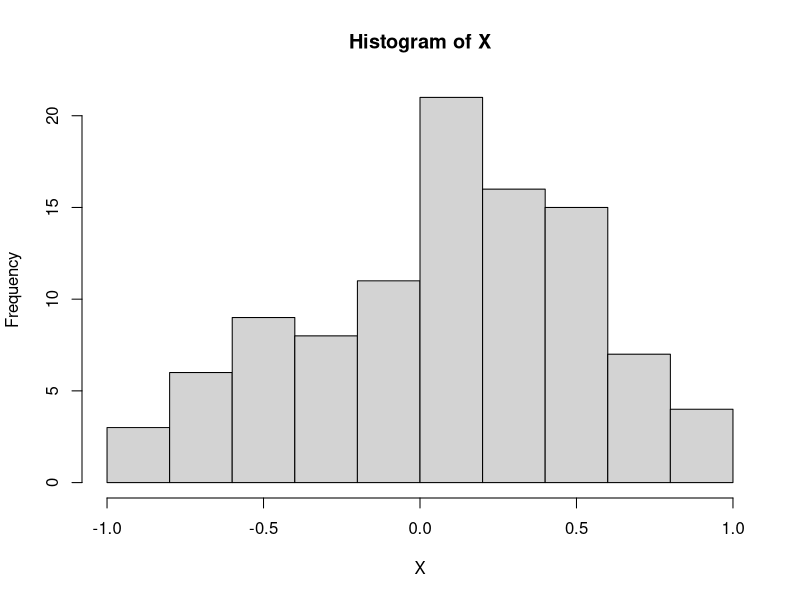
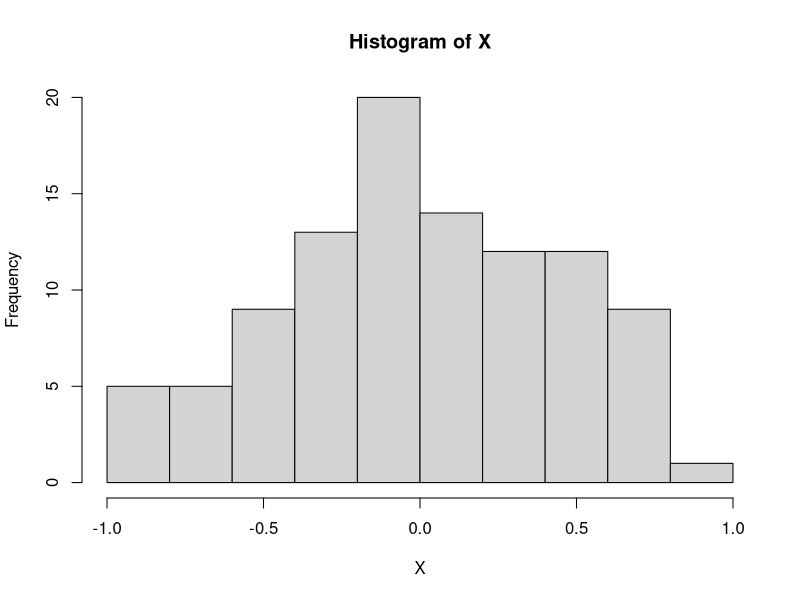
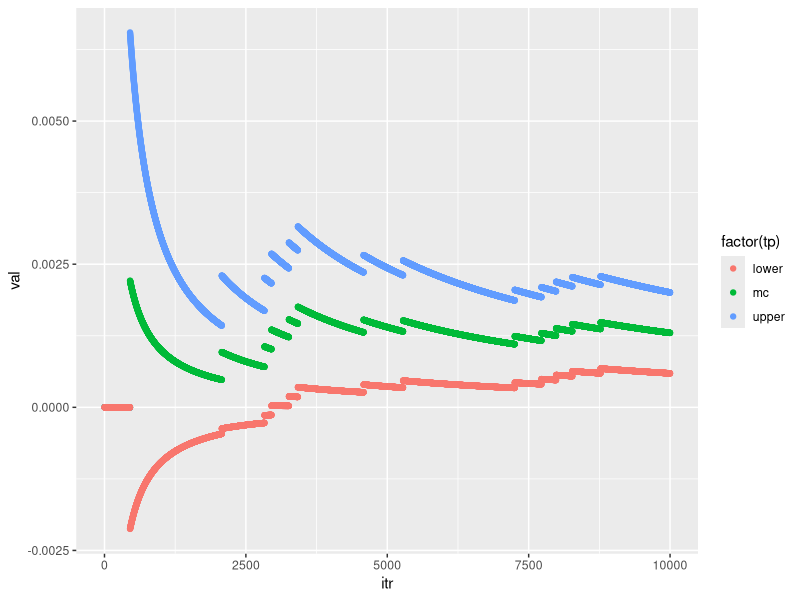
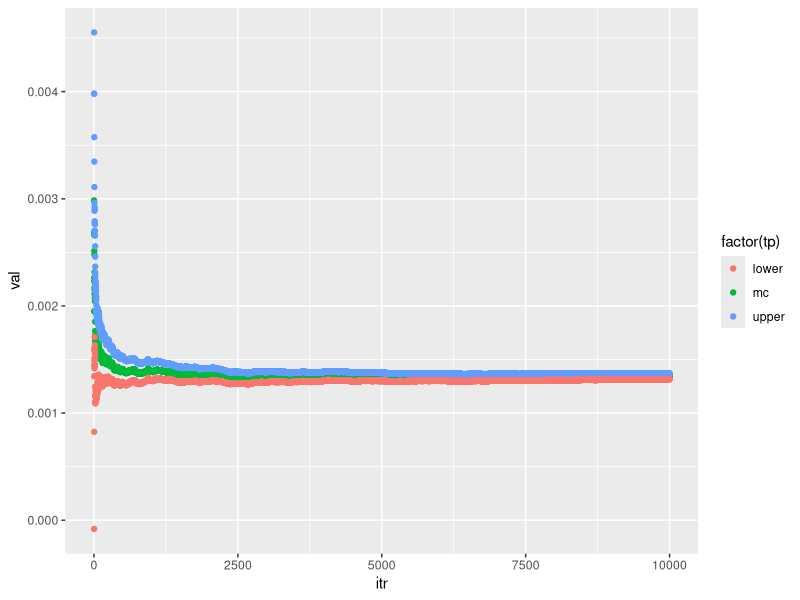
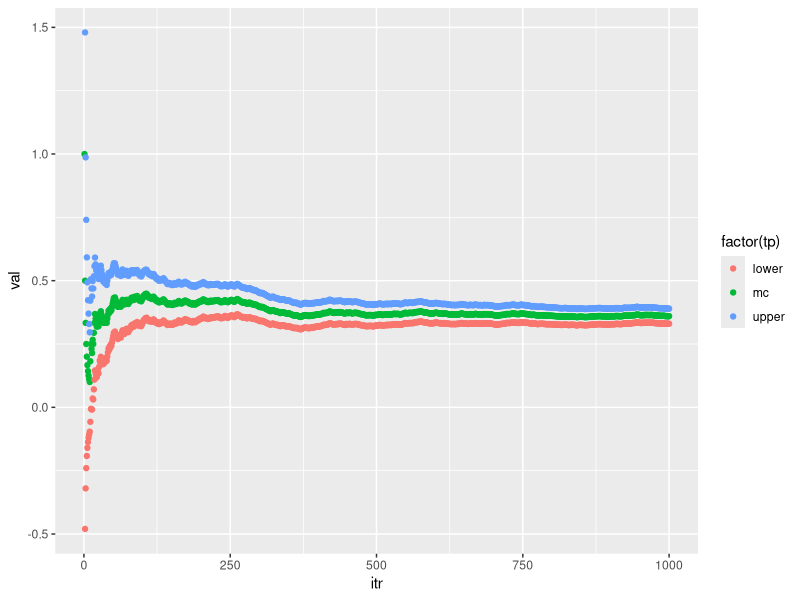
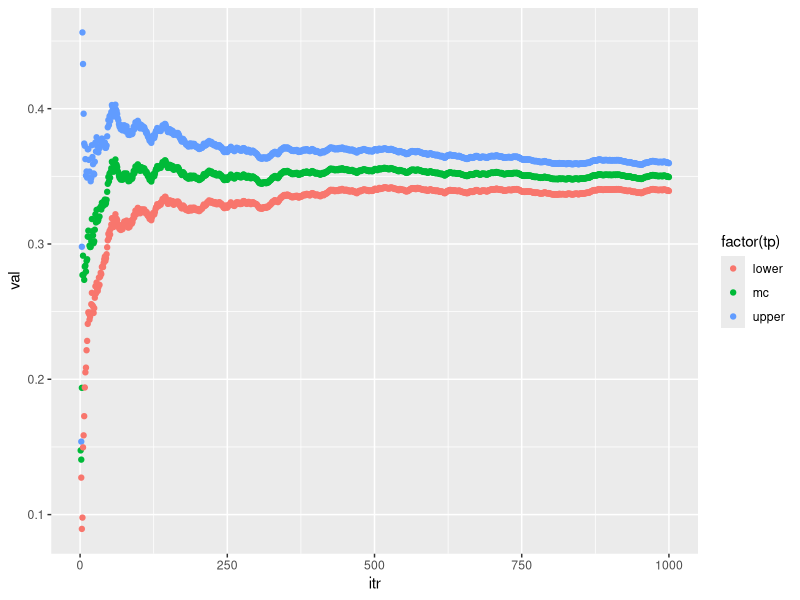
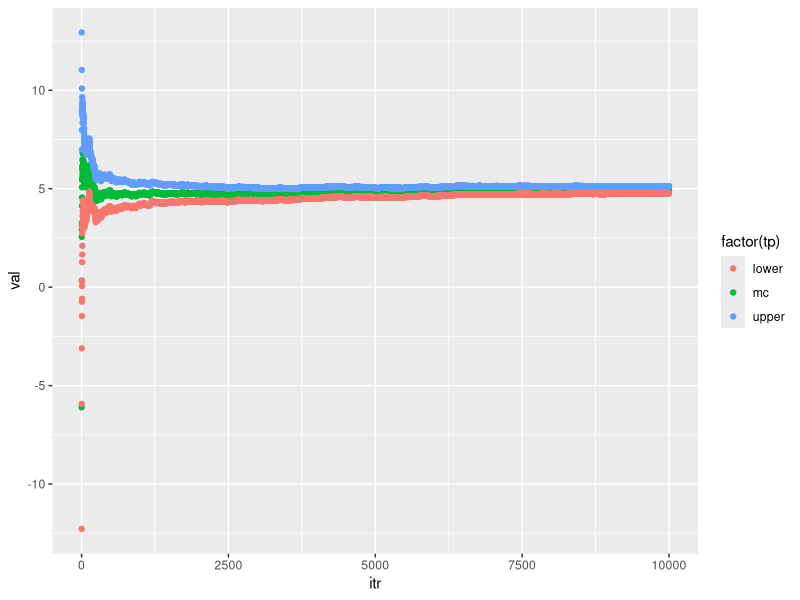

These figures' R source, in order:
## ---- chunk 1
f=function(x){
  y=ifelse(x>0 &x<0.5,sqrt(2*x)-1,1-sqrt(2*(1-x)))
}
u=runif(100,0,1)
X=f(u)
hist(X)
## ---- chunk 2
f=function(x){
  f=ifelse(x>-1 &x<0, 1+x,1-x)
}
g=function(x){
  g=ifelse(x>-1 & x<1, 1/2,0)
}  
ist=0;N=100;M=2;X=c()
while(ist<N){
  y=runif(1,-1,1);u=runif(1,0,1);s=f(y)/g(y)/M
  if(u<s){ist=ist+1;X[ist]=y;}
}
hist(X)
## ---- chunk 3
library(ggplot2)
N=10^4;ist=0;z=3;x=c();mc=c();Upper=c();Lower=c();V=c()
u=rnorm(N)
for(i in 1:N){
  x[i]=ifelse(u[i]>z,1,0)
}
for(i in 1:N){
  mc[i]=mean(x[1:i])
  V[i]=var(x[1:i])/i
  Lower[i]=mc[i]-1.96*sqrt(V[i])
  Upper[i]=mc[i]+1.96*sqrt(V[i])
}
int=mean(x)
values=c(mc,Upper,Lower)
type=c(rep('mc',N),rep('upper',N),rep('lower',N))
iter=rep(seq(1:N),3)
data=data.frame(val=values,tp=type,itr=iter)
ggplot(data,aes(itr,val))+geom_point(aes(color=factor(tp)))

## ---- chunk 4
library(ggplot2)
g=function(x){
  y=exp(-(x-3))
  return(y)
}
f=function(x){
  y=1/sqrt(2*pi)*exp(-x^2/2)
  return(y)
}

gsim=function(m){
  u=runif(m,0,1);
  v=-log(1-u)+3
  return(v)
}
N=10^4;u=gsim(N);z=3;x=c();mc=c();Upper=c();Lower=c();V=c()
for(i in 1:N){
  x[i]=f(u[i])/g(u[i])
}
for(i in 1:N){
  mc[i]=mean(x[1:i])
  V[i]=var(x[1:i])/i
  Lower[i]=mc[i]-1.96*sqrt(V[i])
  Upper[i]=mc[i]+1.96*sqrt(V[i])
}
int=mean(x)
values=c(mc,Upper,Lower)
type=c(rep('mc',N),rep('upper',N),rep('lower',N))
iter=rep(seq(1:N),3)
data=data.frame(val=values,tp=type,itr=iter)
ggplot(data,aes(itr,val))+geom_point(aes(color=factor(tp)))

## ---- chunk 5
library(ggplot2)
Nsim=1000;mc=c();upper=c();lower=c();V=c()
x1=rnorm(Nsim);x2=rnorm(Nsim)
y=x1/x2;yy=c()
#hist(y)
for(i in 1:Nsim){
  yy[i]=ifelse(y[i]<2 & y[i]>0,1,0)
}
for(i in 1:Nsim){
  mc[i]=mean(yy[1:i])
  V[i]=i^(-1)*var(yy[1:i])
  upper[i]=mc[i]+1.96*sqrt(V[i])
  lower[i]=mc[i]-1.96*sqrt(V[i])
  
}
int=mean(yy)
int
values=c(mc,upper,lower)
type=c(rep('mc',Nsim),rep('upper',Nsim),rep('lower',Nsim))
iter=rep(seq(1:Nsim),3)
data=data.frame(val=values,tp=type,itr=iter)
ggplot(data,aes(itr,val))+geom_point(aes(color=factor(tp)))

## ---- chunk 6
library(ggplot2)
Nsim=1000;mc=c();upper=c();lower=c();V=c()
x1=runif(Nsim,0,2);yy=2/pi/(1+x1^2)
#hist(y)
for(i in 1:Nsim){
  mc[i]=mean(yy[1:i])
  V[i]=i^(-1)*var(yy[1:i])
  upper[i]=mc[i]+1.96*sqrt(V[i])
  lower[i]=mc[i]-1.96*sqrt(V[i])
  
}
int=mean(yy)
int
values=c(mc,upper,lower)
type=c(rep('mc',Nsim),rep('upper',Nsim),rep('lower',Nsim))
iter=rep(seq(1:Nsim),3)
data=data.frame(val=values,tp=type,itr=iter)
ggplot(data,aes(itr,val))+geom_point(aes(color=factor(tp)))

## ---- chunk 7
library(ggplot2)
Nsim=10000;mc=c();upper=c();lower=c();V=c()
u=2+3*rnorm(Nsim);y=(3*u-1)
for(i in 1:Nsim){
  mc[i]=mean(y[1:i])
  V[i]=i^(-1)*var(y[1:i])
  upper[i]=mc[i]+1.96*sqrt(V[i])
  lower[i]=mc[i]-1.96*sqrt(V[i])
  
}
values=c(mc,upper,lower)
type=c(rep('mc',Nsim),rep('upper',Nsim),rep('lower',Nsim))
iter=rep(seq(1:Nsim),3)
data=data.frame(val=values,tp=type,itr=iter)
ggplot(data,aes(itr,val))+geom_point(aes(color=factor(tp)))

## ---- chunk 8
N=34+19+6+16
HL=function(p11,p12,p21,p22){
  p1h=p11+p12;p2h=p21+p22
  p11=p1h*p2h;p12=p1h*(1-p2h);p21=p2h*(1-p1h);p22=(1-p1h)(1-p2h)
  y11=p11*N;y12=p12*N;y21=p21*N;y22=p22*N
  s=p11^y11*p12^y12*p21^y21*p22^y22
  return(s)
}
L=function(p11,p12,p21,p22){
  p1h=p11+p12;p2h=p21+p22
  p11=p1h*p2h;p12=p1h*(1-p2h);p21=p2h*(1-p1h);p22=(1-p1h)(1-p2h)
  y11=p11*N;y12=p12*N;y21=p21*N;y22=p22*N
  s=p11^y11*p12^y12*p21^y21*p22^y22
  return(s)
}
## ---- chunk 9
f=function(x){
  y=ifelse(x>1,exp(-x^2/2),0)
  return(y)
}
g=function(x){
  y=ifelse(x>1,exp(-(x-1)))
  return(y)
}

g_sim=function(m){
  x=runif(m,0,1);u=-log(1-x)+1
  return(u)
}
N=1000
y=g_sim(N)
h=ifelse(y>1.5,1,0)
yy=sum(h*f(y)*g(y))/sum(f(y)*g(y))
yy
## ---- chunk 10
Nsim=1000;p=10;mu=c(-2,4,3);sig=c()
v=c(2,-1,0.5,-1,4,1,0.5,1,5);Sig=matrix(v,3,3)
p=dim(Sig)[1]
multi_normal=function(Nsim,mu,Sig){
  x=matrix(rnorm(Nsim*p),nrow=Nsim,ncol=p)
  Gamma=chol(Sig)
  z=mu+t(Gamma)%*%t(x)
  return(t(z))}
z=multi_normal(Nsim,mu,Sig=Sig)
mu_sim=colSums(z)/Nsim
sig[1]=var(z[,1])
sig[2]=var(z[,2])
sig[3]=var(z[,3])
mu_sim
sqrt(sig)
mu2=rep(mu_sim,N)
mu2=matrix(mu2,nrow=Nsim,ncol=p,byrow=TRUE)
Sig_app=t(z-mu2)%*%(z-mu2)/Nsim
Sig_app

